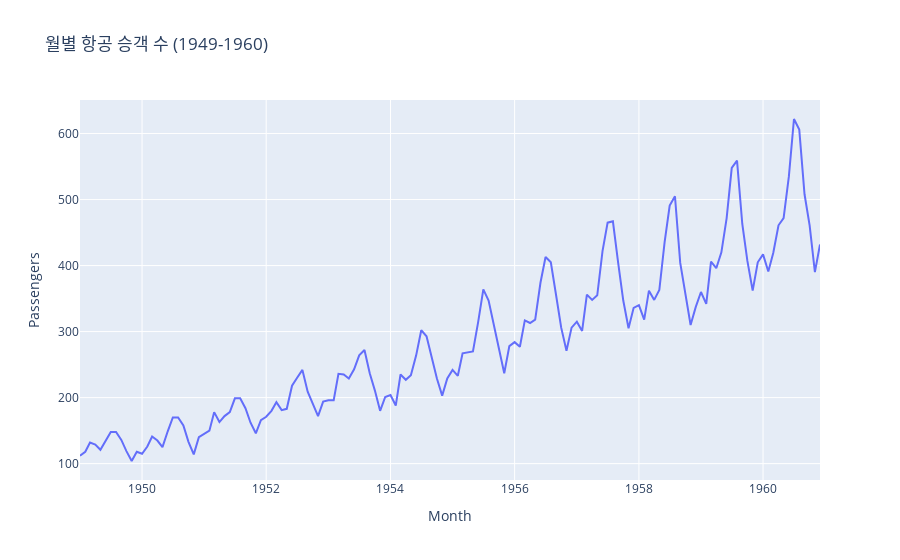
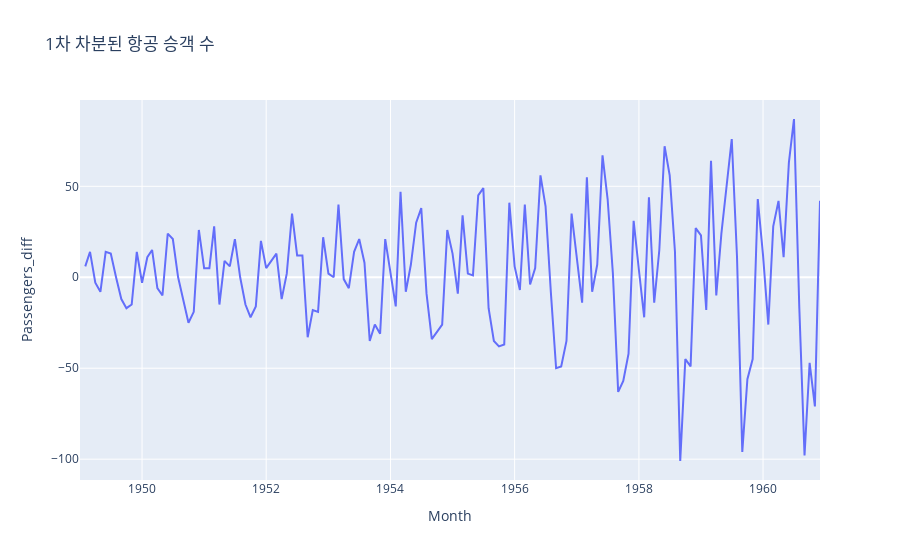

Here is the notebook cell these charts were saved with, in order:
### Markdown cell above
## 1\. 시계열 데이터의 이해와 정상성 (Understanding Time Series & Stationarity)

### 💡 개념 (Concept)

\*\*시계열 데이터(Time Series Data)\*\*란 일정 시간 간격으로 측정된 데이터의 순차적인 집합을 의미합니다. 주식 가격, 월별 강수량, 일일 웹사이트 방문자 수 등이 모두 시계열 데이터의 예입니다.

시계열 분석의 핵심 목표는 데이터에 숨겨진 패턴을 발견하고 이를 바탕으로 미래 값을 예측하는 것입니다. 대부분의 시계열 예측 모델은 데이터가 \*\*정상성(Stationarity)\*\*을 갖는다고 가정합니다.

**정상성이란?**
시간이 흘러도 데이터의 통계적 특성(평균, 분산 등)이 변하지 않는 상태를 의미합니다. 즉, 시계열 데이터의 분포가 시간에 따라 일정해야 합니다.

  * **왜 정상성이 중요한가?**: 데이터의 패턴이 시간과 관계없이 일정해야 과거의 패턴을 기반으로 미래를 안정적으로 예측할 수 있기 때문입니다.
  * **비정상 데이터**: 주가처럼 지속적으로 상승하는 추세(Trend)가 있거나, 아이스크림 판매량처럼 계절에 따라 주기적으로 변동하는 계절성(Seasonality)이 있는 데이터는 비정상 시계열입니다.

**정상성 확인 방법: ADF 검정 (Augmented Dickey-Fuller Test)**
ADF 검정은 시계열 데이터의 정상성을 통계적으로 확인하는 대표적인 방법입니다. 가설은 다음과 같습니다.

  * **귀무가설(Null Hypothesis)**: 데이터에 단위근(unit root)이 존재한다. (즉, 비정상 시계열이다)
  * **대립가설(Alternative Hypothesis)**: 데이터가 정상성을 만족한다.

검정 결과로 나오는 **p-value**가 특정 유의수준(보통 0.05)보다 작으면 귀무가설을 기각하고, 데이터가 정상성을 갖는다고 판단할 수 있습니다.

**비정상 데이터를 정상 데이터로 변환하기: 차분 (Differencing)**
대부분의 비정상 시계열은 **차분**을 통해 정상성을 만족하는 데이터로 변환할 수 있습니다. 차분은 현재 시점의 데이터에서 바로 이전 시점의 데이터를 빼주는 간단한 과정입니다. 이를 통해 데이터의 추세를 제거하는 효과를 얻을 수 있습니다.

$$Y'_t = Y_t - Y_{t-1}$$

### 💻 예시 코드 (Example Code)

항공 승객 수 데이터를 활용하여 시계열 데이터의 특징을 시각화하고, ADF 검정과 차분을 실습해 보겠습니다.

### Code cell
import pandas as pd
import plotly.express as px
from statsmodels.tsa.stattools import adfuller

# 1. 데이터 로드 및 시각화
# 웹에서 바로 데이터를 불러옵니다.
url = 'https://raw.githubusercontent.com/jbrownlee/Datasets/master/airline-passengers.csv'
df = pd.read_csv(url, index_col='Month', parse_dates=True)
df.columns = ['Passengers']

# 시계열 데이터 플롯
fig = px.line(df, x=df.index, y='Passengers', title='월별 항공 승객 수 (1949-1960)')
fig.show()

# 2. ADF 검정 함수 정의 및 정상성 확인
def adf_test(series, name=''):
    """주어진 시계열에 대해 ADF 검정을 수행하고 결과를 출력합니다."""
    print(f'>>> {name} ADF Test <<<')
    result = adfuller(series.dropna()) # NaN 값을 제외하고 검정 수행
    labels = ['ADF Test Statistic', 'p-value', '#Lags Used', 'Number of Observations Used']
    for value, label in zip(result, labels):
        print(label + ' : ' + str(value))

    if result[1] <= 0.05:
        print("=> p-value가 0.05보다 작으므로, 귀무가설을 기각합니다. 데이터는 정상성을 만족합니다.\n")
    else:
        print("=> p-value가 0.05보다 크므로, 귀무가설을 기각할 수 없습니다. 데이터는 비정상 시계열입니다.\n")

# 원본 데이터에 대한 ADF 검정
adf_test(df['Passengers'], name='Original')

# 3. 1차 차분을 통한 정상성 확보
df['Passengers_diff'] = df['Passengers'].diff()

# 1차 차분 데이터 플롯
fig_diff = px.line(df, x=df.index, y='Passengers_diff', title='1차 차분된 항공 승객 수')
fig_diff.show()

# 1차 차분 데이터에 대한 ADF 검정
adf_test(df['Passengers_diff'], name='1st Differenced')

### Figure 1 — Plotly figure (JSON) as saved in the notebook; plotly's stock layout.template omitted (floating-point values rounded to 4 significant figures; data arrays with more than 128 entries replaced by an {"elided": "..."} marker saying what was removed)
{"data": [{"hovertemplate": "Month=%{x}<br>Passengers=%{y}<extra></extra>", "legendgroup": "", "line": {"color": "#636efa", "dash": "solid"}, "marker": {"symbol": "circle"}, "mode": "lines", "name": "", "orientation": "v", "showlegend": false, "type": "scatter", "x": {"elided": "144 str values"}, "xaxis": "x", "y": {"elided": "144 int values"}, "yaxis": "y"}], "layout": {"legend": {"tracegroupgap": 0}, "title": {"text": "월별 항공 승객 수 (1949-1960)"}, "xaxis": {"anchor": "y", "domain": [0, 1], "title": {"text": "Month"}}, "yaxis": {"anchor": "x", "domain": [0, 1], "title": {"text": "Passengers"}}}}

### Figure 2 — Plotly figure (JSON) as saved in the notebook; plotly's stock layout.template omitted (floating-point values rounded to 4 significant figures; data arrays with more than 128 entries replaced by an {"elided": "..."} marker saying what was removed)
{"data": [{"hovertemplate": "Month=%{x}<br>Passengers_diff=%{y}<extra></extra>", "legendgroup": "", "line": {"color": "#636efa", "dash": "solid"}, "marker": {"symbol": "circle"}, "mode": "lines", "name": "", "orientation": "v", "showlegend": false, "type": "scatter", "x": {"elided": "144 str values"}, "xaxis": "x", "y": {"elided": "144 float values"}, "yaxis": "y"}], "layout": {"legend": {"tracegroupgap": 0}, "title": {"text": "1차 차분된 항공 승객 수"}, "xaxis": {"anchor": "y", "domain": [0, 1], "title": {"text": "Month"}}, "yaxis": {"anchor": "x", "domain": [0, 1], "title": {"text": "Passengers_diff"}}}}
